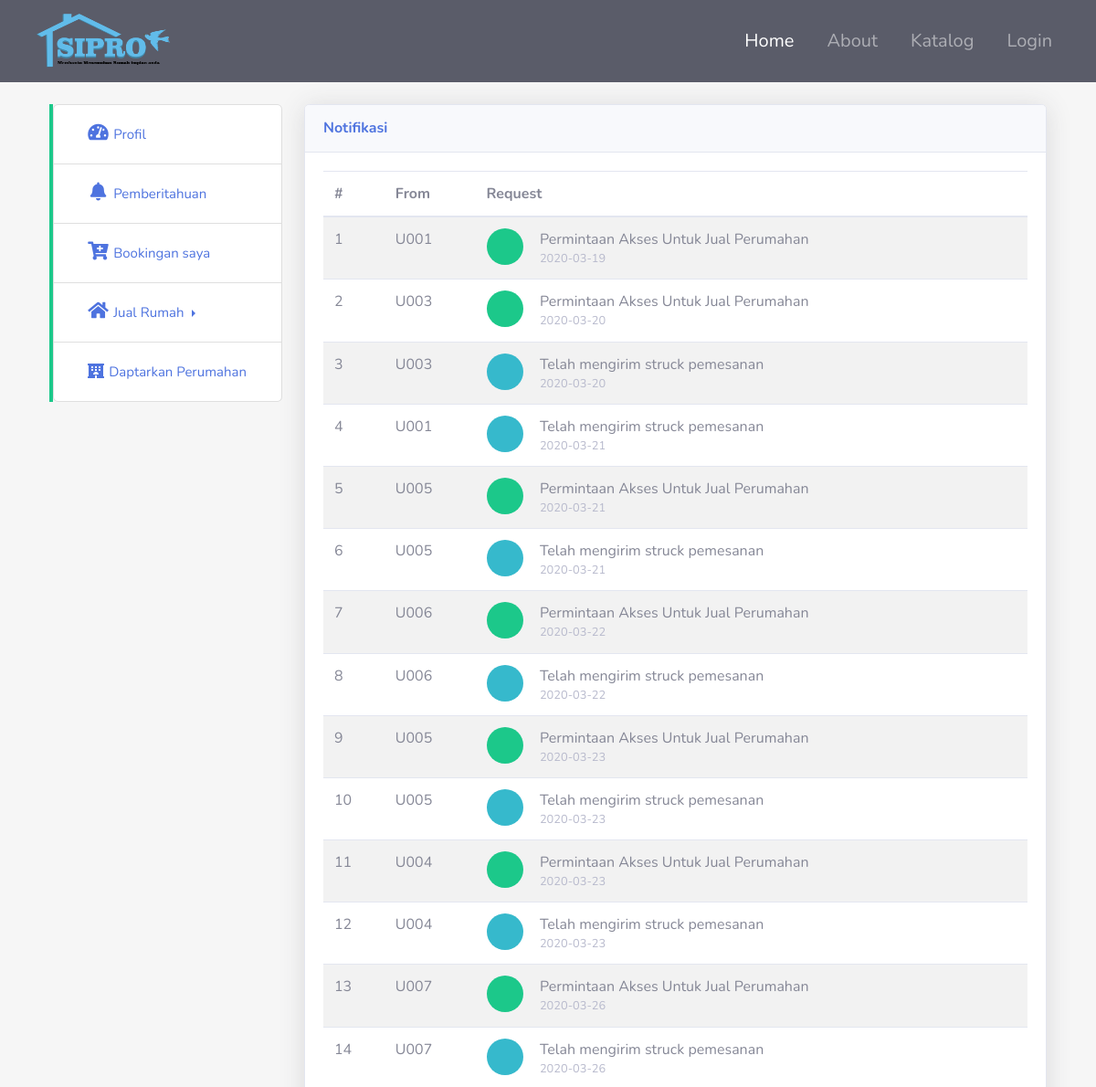
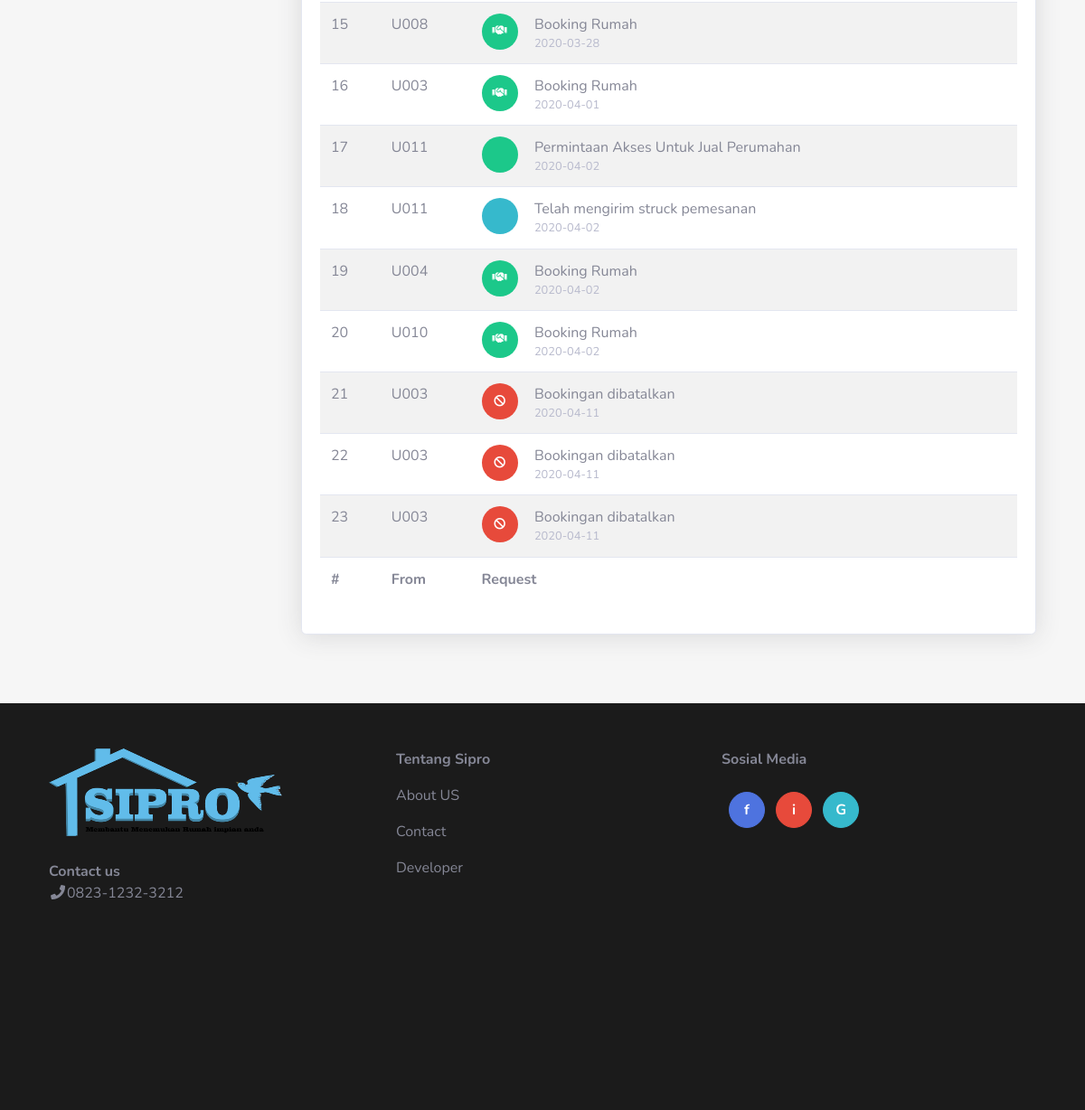
Page /index.php/home/notification on the earlier database version (2 pictures, top to bottom).
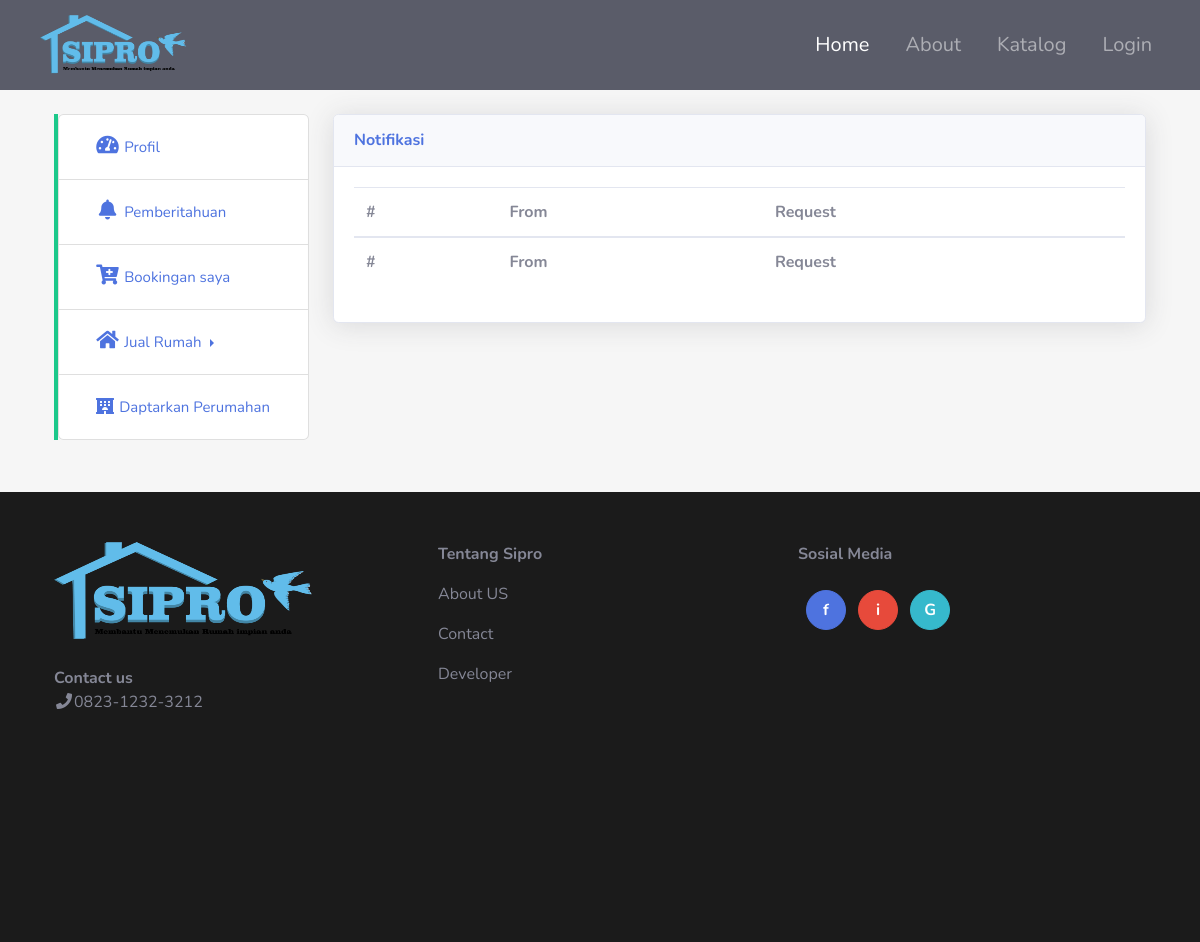
Same page on the later database version.
### tables this page shows
CREATE TABLE IF NOT EXISTS `notif` (
`id` int(11) NOT NULL,
  `id_user` varchar(11) NOT NULL,
  `user_tujuan` varchar(11) NOT NULL,
  `requerst` text NOT NULL,
  `icon` text NOT NULL,
  `url` varchar(55) NOT NULL,
  `tgl` date NOT NULL,
  `status` int(1) NOT NULL
);

### application/controllers/Home.php (called while the page is built, shortened)
<?php
class Home extends My_Controller
{
    public function notification()
    {
        if ($this->session->userdata('id_akses') == 1 or $this->session->userdata('id_akses') == 3) {
            redirect('Dashboarad/notification');
        } else {
            $id = $this->session->userdata('id_user');
            $data['not'] = $this->M_Home->getidAll('notif', 'user_tujuan', $id);
            $up = ['status' => 1];
            $this->M_Home->updatedata('notif', 'user_tujuan', $id, $up);
            $this->Halamanprofil('template/nav-front/notif', $data);
        }
    }
}

### index.php (called while the page is built, shortened)
<?php
require_once BASEPATH.'core/CodeIgniter.php';

### application/models/M_Home.php (called while the page is built, shortened)
<?php
class M_Home extends CI_Model
{
    public function updatedata($table, $field, $where, $data)
    {
        $this->db->where($field, $where);
        $this->db->update($table, $data);
    }
    public function getidall($table, $field, $id)
    {
        return $this->db->get_where($table, [$field => $id])->result();
    }
}

### application/views/template/nav-front/notif.php (the view)
<div class="card shadow mb-4">
    <div class="card-header py-3">
        <h6 class="m-0 font-weight-bold text-primary">Notifikasi</h6>
    </div>
    <div class="card-body">
        <div class="table-responsive">
            <table class="table table-striped dataTables_processing" id="dataTable" width="100%" cellspacing="0">
                <thead>
                    <tr>
                        <th>#</th>
                        <th>From</th>
                        <th>Request</th>
                    </tr>
                </thead>
                <tfoot>
                    <tr>
                        <th>#</th>
                        <th>From</th>
                        <th>Request</th>
                    </tr>
                </tfoot>
                <tbody>
                    <?php
                    $no =  1;
                    foreach ($not as $f) :
                    ?>
                        <tr>
                            <td><?= $no++; ?></td>
                            <td><?= $f->id_user; ?></td>
                            <td>
                                <div class="row">
                                    <div class="col-md-1 col-xs-1 col-sm-1 ">
                                        <span class="icon-circle
                                            <?php if ($f->icon == 'fa-donate') {
                                                echo 'bg-info';
                                            } else if ($f->icon == 'fa fa-ban') {
                                                echo 'bg-danger';
                                            } else if ($f->icon == 'exclamation') {
                                                echo 'bg-warning';
                                            } else {
                                                echo 'bg-success';
                                            } ?> small">
                                            <i class="fas fa-fw fa-<?= $f->icon; ?> text-white"></i>
                                        </span>
                                    </div>
                                    <div class="col-md-10 col-xs-10 col-sm-10 ml-2">
                                        <?= $f->requerst; ?>
                                        <div class="small text-gray-500"><?= $f->tgl; ?></div>
                                    </div>
                                </div>
                            </td>
                        </tr>
                    <?php endforeach ?>
                </tbody>
            </table>
        </div>
    </div>
</div>

Differences in the rows shown:
no longer on this page (row edited): notif: id_user "U001", requerst "Permintaan Akses Untuk Jual Perumahan", tgl "2020-03-19"
no longer on this page (row edited): notif: id_user "U003", requerst "Permintaan Akses Untuk Jual Perumahan", tgl "2020-03-20"
no longer on this page (row edited): notif: id_user "U003", requerst "Telah mengirim struck pemesanan", tgl "2020-03-20", icon "fa-donate" (drawn)
no longer on this page (row edited): notif: id_user "U001", requerst "Telah mengirim struck pemesanan", tgl "2020-03-21", icon "fa-donate" (drawn)
no longer on this page (row edited): notif: id_user "U005", requerst "Permintaan Akses Untuk Jual Perumahan", tgl "2020-03-21"
no longer on this page (row edited): notif: id_user "U005", requerst "Telah mengirim struck pemesanan", tgl "2020-03-21", icon "fa-donate" (drawn)
no longer on this page (row edited): notif: id_user "U006", requerst "Permintaan Akses Untuk Jual Perumahan", tgl "2020-03-22"
no longer on this page (row edited): notif: id_user "U006", requerst "Telah mengirim struck pemesanan", tgl "2020-03-22", icon "fa-donate" (drawn)
no longer on this page (row edited): notif: id_user "U005", requerst "Permintaan Akses Untuk Jual Perumahan", tgl "2020-03-23"
no longer on this page (row edited): notif: id_user "U005", requerst "Telah mengirim struck pemesanan", tgl "2020-03-23", icon "fa-donate" (drawn)
no longer on this page (row edited): notif: id_user "U004", requerst "Permintaan Akses Untuk Jual Perumahan", tgl "2020-03-23"
no longer on this page (row edited): notif: id_user "U004", requerst "Telah mengirim struck pemesanan", tgl "2020-03-23", icon "fa-donate" (drawn)
no longer on this page (row edited): notif: id_user "U007", requerst "Permintaan Akses Untuk Jual Perumahan", tgl "2020-03-26"
no longer on this page (row edited): notif: id_user "U007", requerst "Telah mengirim struck pemesanan", tgl "2020-03-26", icon "fa-donate" (drawn)
no longer on this page (row edited): notif: id_user "U008", requerst "Booking Rumah", tgl "2020-03-28"
removed notif: id_user "U003", requerst "Booking Rumah", tgl "2020-04-01"
removed notif: id_user "U011", requerst "Permintaan Akses Untuk Jual Perumahan", tgl "2020-04-02"
removed notif: id_user "U011", requerst "Telah mengirim struck pemesanan", tgl "2020-04-02", icon "fa-donate" (drawn)
removed notif: id_user "U004", requerst "Booking Rumah", tgl "2020-04-02"
removed notif: id_user "U010", requerst "Booking Rumah", tgl "2020-04-02"
removed notif: id_user "U003", requerst "Bookingan dibatalkan", tgl "2020-04-11", icon "fa fa-ban" (drawn)
removed notif: id_user "U003", requerst "Bookingan dibatalkan", tgl "2020-04-11", icon "fa fa-ban" (drawn)
removed notif: id_user "U003", requerst "Bookingan dibatalkan", tgl "2020-04-11", icon "fa fa-ban" (drawn)
